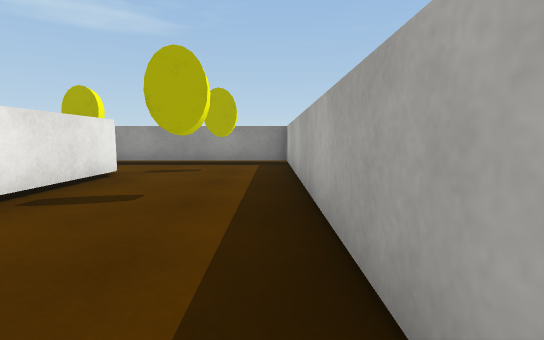
View 1 (above)

24 first-person views from a walk through a scene from a Unity 3-D project. The camera is 0.72 m above the floor, tilts 6° down and sees 85° across. The floor is counted in squares, 1 m on a side. Each view is taken from the middle of a square. On the plan, view 1 faces up. The plan holds only what a view shows up to about 10 squares ahead; the rest is blank. The place goes on beyond the plan. Surface patterns are stand-ins for the level's own textures.

View 2
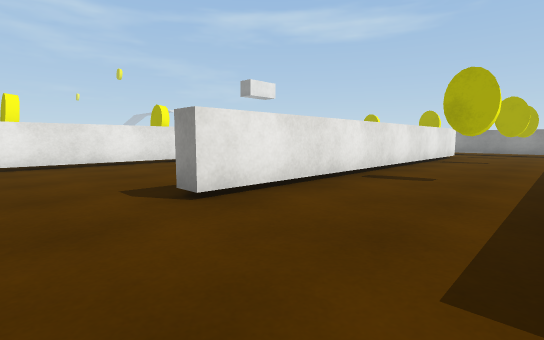

View 3
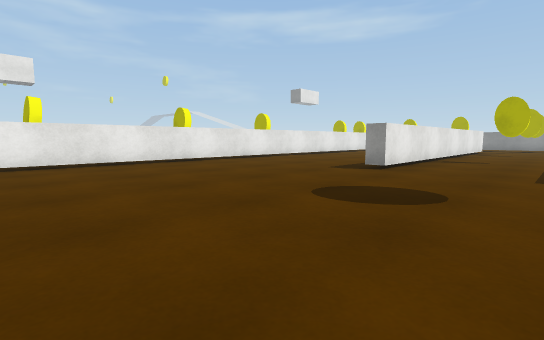

View 4
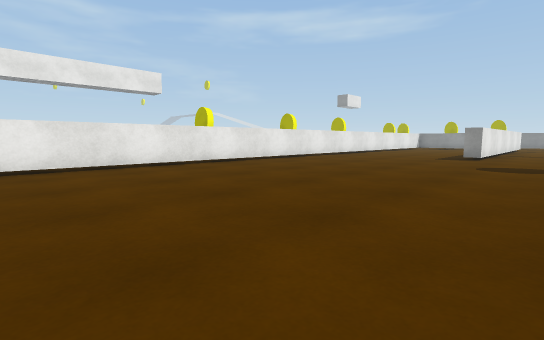

View 5
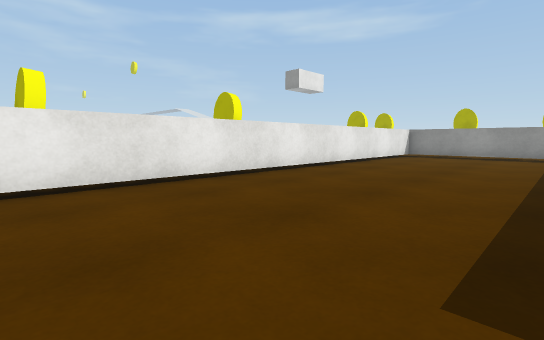

View 6
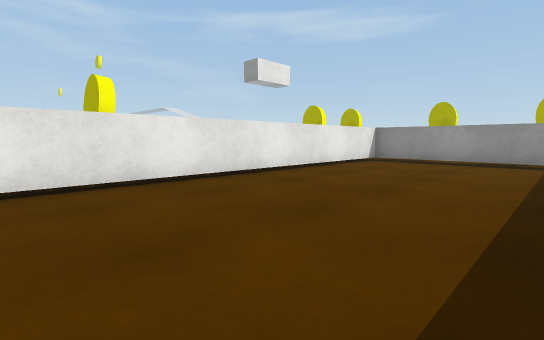

View 7
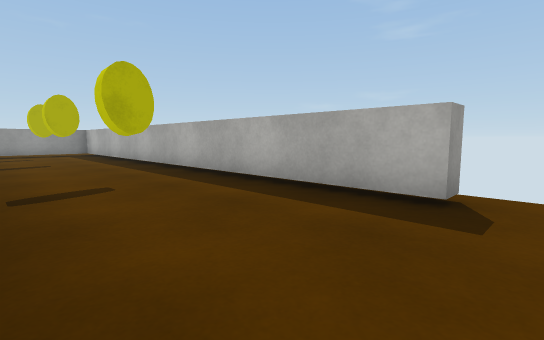

View 8
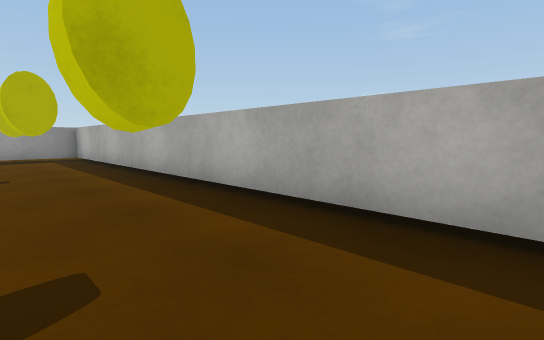

View 9
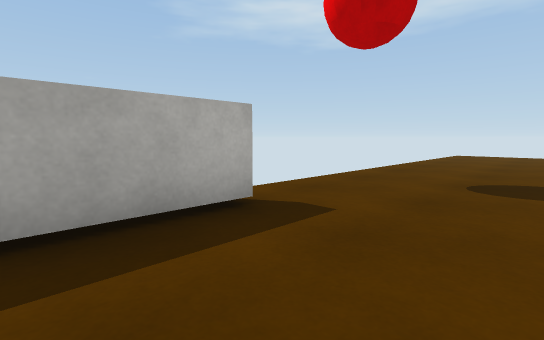

View 10
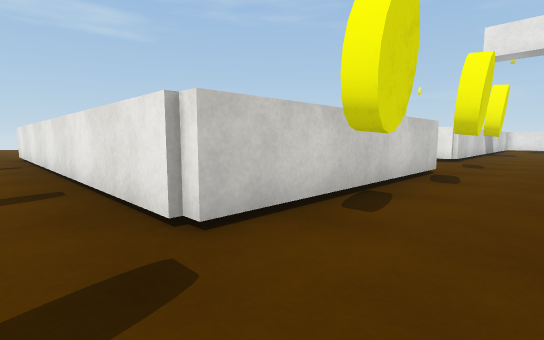

View 11
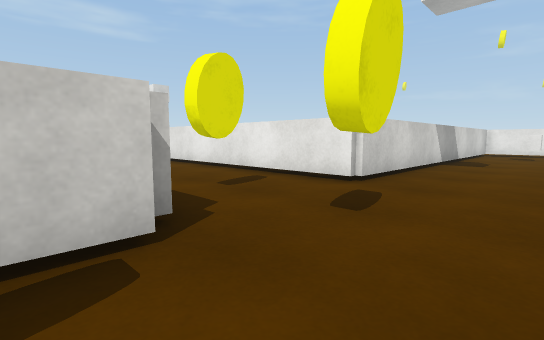

View 12
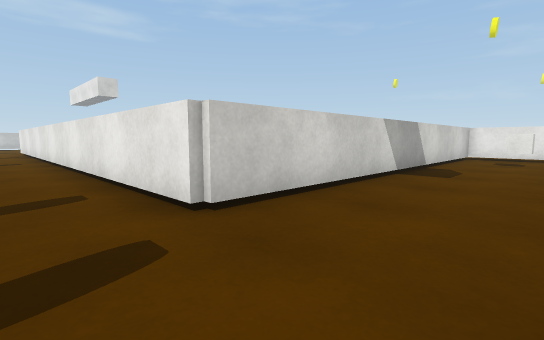

View 13
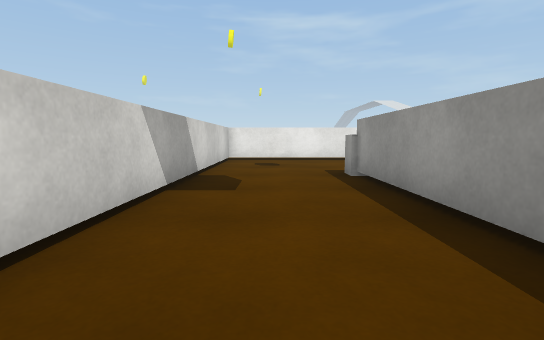

View 14
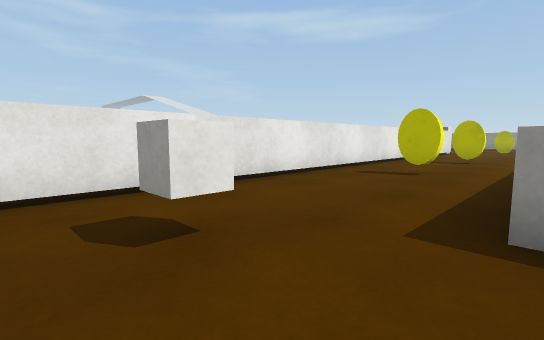

View 15
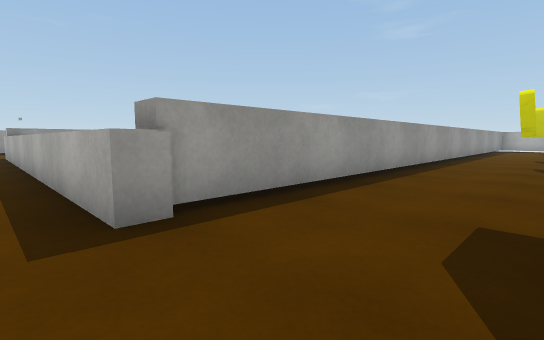

View 16
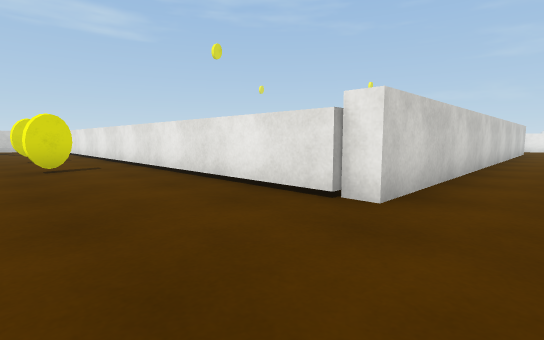

View 17
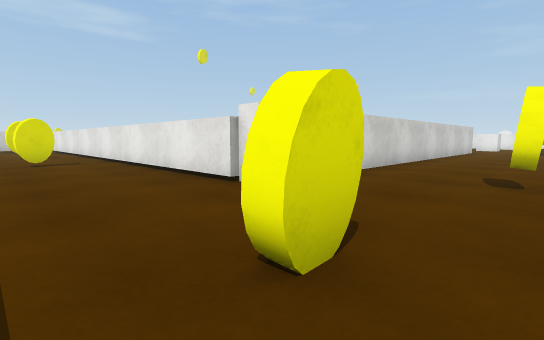

View 18
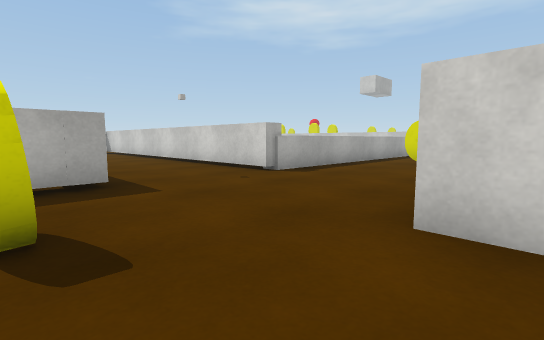

View 19
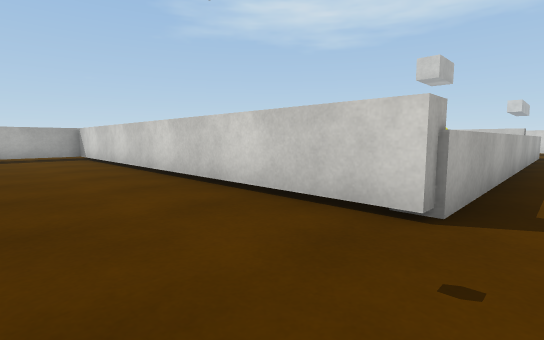

View 20
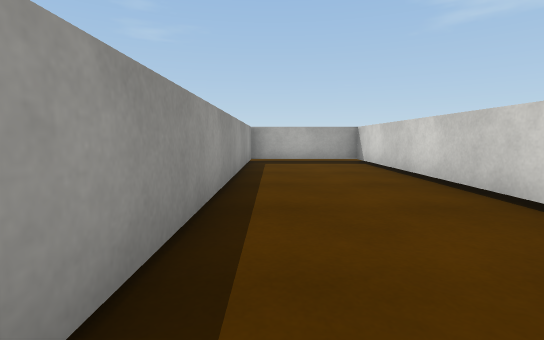

View 21
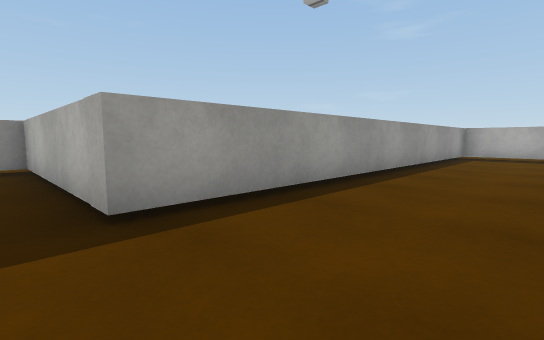

View 22
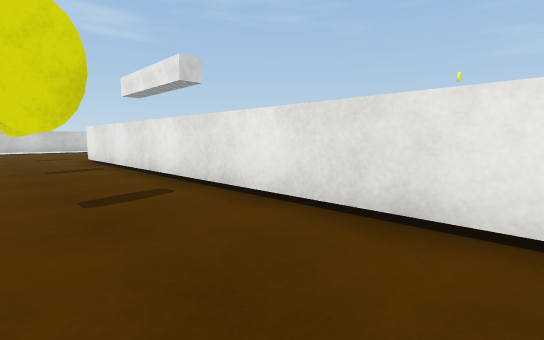

View 23
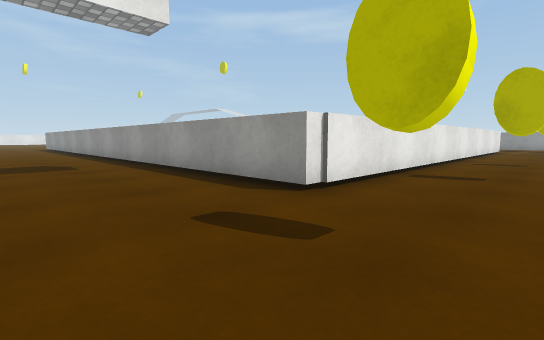

View 24
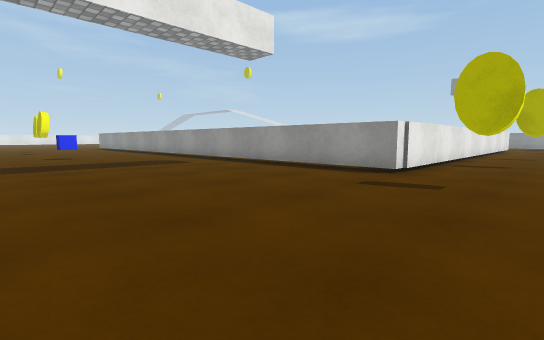

### Floor plan
Points are (right, up) in squares from view 1. A wall is a line through its corners. A room is listed if a view was taken in it or the views show most of it. See-through windows are left out.
Room 1 (views 1, 2, 3, 4, 5, 6, 7, 8, 9)
walls: (1, -5.2) (0.4, -5.2) (0.4, 8.6) (-1.6, 8.6); (-4.4, 5.6) (-8.6, 5.6) (-8.6, -16.8); (-3, 6.1) (-3, -5.2) (-3.6, -5.2)
ways out: opening at (-1.3, 7) to room 2
objects: yellow coin (-1, -1); yellow coin (-1, 4); yellow coin (-1, 7)
Room 2 (views 10, 11, 12, 13, 14, 15, 16, 17, 18, 19, 20, 21, 22, 23, 24)
walls: (-8.4, 8.6) (-19.3, 8.6) (-19.3, 20.3) (-7.8, 20.3) (-7.8, 23.6) (-19.3, 23.6) (-19.3, 26.5); (-8.9, 6.1) (-3, 6.1); (-18.8, 8.6) (-18.8, 9.2); (-1.6, 8.6) (-4.6, 8.6); (-23, 22.1) (-23, 5.6) (-12.5, 5.6) (-12.5, -9.8) (-21.1, -9.8); (-29.5, 22.6) (-23.2, 22.6) (-23.2, 22)
ways out: opening at (-1.3, 7) to room 1
objects: yellow coin (-25, 26); other object (-22, -14); cube (-21, 7); yellow coin (-21, 12); yellow coin (-21, 16); yellow coin (-21, 25); yellow coin (-11, -11); yellow coin (-11, -6); yellow coin (-10, -2); yellow coin (-10, 4); yellow coin (-10, 7); yellow coin (-7, 7); yellow coin (-4, 7)

Positions as (right, up) in squares from view 1, and headings:
1: (0, 0), facing up
2: (0, -7), facing up-left
3: (0, -12), facing up-left
4: (-1, -17), facing up-left
5: (-4, -7), facing up-left
6: (-4, -4), facing up-left
7: (-3, -6), facing up-right
8: (-2, -3), facing up-right
9: (-2, -3), facing down-right
10: (-2, 8), facing down-left
11: (-8, 8), facing down-left
12: (-11, 8), facing down-left
13: (-13, 7), facing left
14: (-19, 6), facing up-left
15: (-20, 6), facing up-right
16: (-20, 24), facing down-left
17: (-20, 26), facing down-left
18: (-24, 25), facing down-right
19: (-20, 23), facing down-right
20: (-17, 23), facing right
21: (-20, 21), facing up-right
22: (-10, 1), facing down-left
23: (-10, -13), facing up-left
24: (-10, -16), facing up-left
